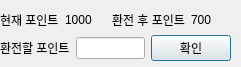
<?xml version="1.0" encoding="UTF-8"?>
<ui version="4.0">
 <class>Dialog</class>
 <widget class="QDialog" name="Dialog">
  <property name="geometry">
   <rect>
    <x>0</x>
    <y>0</y>
    <width>241</width>
    <height>67</height>
   </rect>
  </property>
  <property name="windowTitle">
   <string>포인트 충전</string>
  </property>
  <widget class="QWidget" name="verticalLayoutWidget">
   <property name="geometry">
    <rect>
     <x>0</x>
     <y>10</y>
     <width>231</width>
     <height>51</height>
    </rect>
   </property>
   <layout class="QVBoxLayout" name="verticalLayout">
    <item>
     <layout class="QHBoxLayout" name="horizontalLayout">
      <item>
       <widget class="QLabel" name="label">
        <property name="text">
         <string>현재 포인트</string>
        </property>
       </widget>
      </item>
      <item>
       <widget class="QLabel" name="label_2">
        <property name="text">
         <string>1000</string>
        </property>
       </widget>
      </item>
      <item>
       <widget class="QLabel" name="label_4">
        <property name="text">
         <string>환전 후 포인트</string>
        </property>
       </widget>
      </item>
      <item>
       <widget class="QLabel" name="label_3">
        <property name="text">
         <string>700</string>
        </property>
       </widget>
      </item>
     </layout>
    </item>
    <item>
     <layout class="QHBoxLayout" name="horizontalLayout_2">
      <item>
       <widget class="QLabel" name="label_5">
        <property name="text">
         <string>환전할 포인트</string>
        </property>
       </widget>
      </item>
      <item>
       <widget class="QLineEdit" name="lineEdit"/>
      </item>
      <item>
       <widget class="QPushButton" name="pushButton">
        <property name="text">
         <string>확인</string>
        </property>
       </widget>
      </item>
     </layout>
    </item>
   </layout>
  </widget>
 </widget>
 <resources/>
 <connections/>
</ui>
